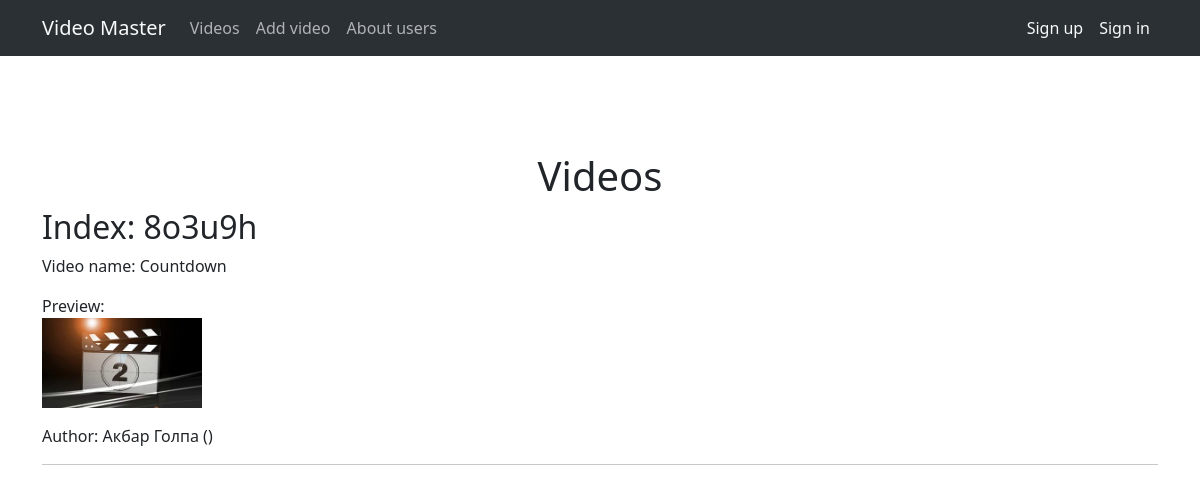
Page /video/countdown/ on the committed database.
### mainapp/models.py (models this page shows, shortened)
class Video(models.Model):
    index = models.CharField(max_length=255, verbose_name='Индекс')
    slug = models.SlugField(max_length=255, unique=True, db_index=True, verbose_name='URL')
    name = models.CharField(max_length=255, verbose_name='Название')
    video = models.FileField(upload_to='videos/', null=True, validators=[FileExtensionValidator(allowed_extensions=['mov','avi','mp4','webm','mkv'])], verbose_name='Видео')
    preview = models.ImageField(upload_to='previews/', verbose_name='Превьюшка')
    user_id = models.ForeignKey(User, on_delete=models.DO_NOTHING, verbose_name='Автор', related_name='get_videos')
    class Meta:
        verbose_name = 'Видео'
        verbose_name_plural = 'Видео'
        ordering = ['pk']

class User(models.Model):
    username = models.CharField(max_length=255, verbose_name='Логин')
    slug = models.SlugField(max_length=255, unique=True, db_index=True, verbose_name='URL')
    first_name = models.CharField(max_length=255, verbose_name='Имя')
    last_name = models.CharField(max_length=255, verbose_name='Фамилия')
    password = models.CharField(max_length=255)
    icon = models.ImageField(upload_to='icons/', verbose_name='Аватар')
    class Meta:
        verbose_name = 'Пользователь/автор'
        verbose_name_plural = 'Пользователи/авторы'
        ordering = ['username', 'last_name', 'first_name']

### mainapp/views.py (the view)
# urls.py: path('video/<slug:video_slug>/', VideoView.as_view(), name='video')
class VideoView(DetailView):
    model = Video
    template_name = 'mainapp/video.html'
    slug_url_kwarg = 'video_slug'

### mainapp/templates/mainapp/video.html
{% extends 'mainapp/base.html' %}
{% load mainapp_tags %}
{% block content %}
    <h1 class="text-center mt-5 pt-5">Videos</h1>
    <h2>Index: {{ video.index }}</h2>
    <p>Video name: {{ video.name }}</p>
    <div>Preview:</div>
    <p><img src="/media/{{ video.preview }}" alt="" width="160px" height="90px"></p>
    <p>Author: {{ video.user_id.first_name }} {{ video.user_id.last_name }} ({{ video.user_id.login }})</p>
    <hr>
{% endblock %}

### rows in the picture
Video: index "8o3u9h", name "Countdown", preview (picture), user_id.first_name "Акбар", user_id.last_name "Голпа"
